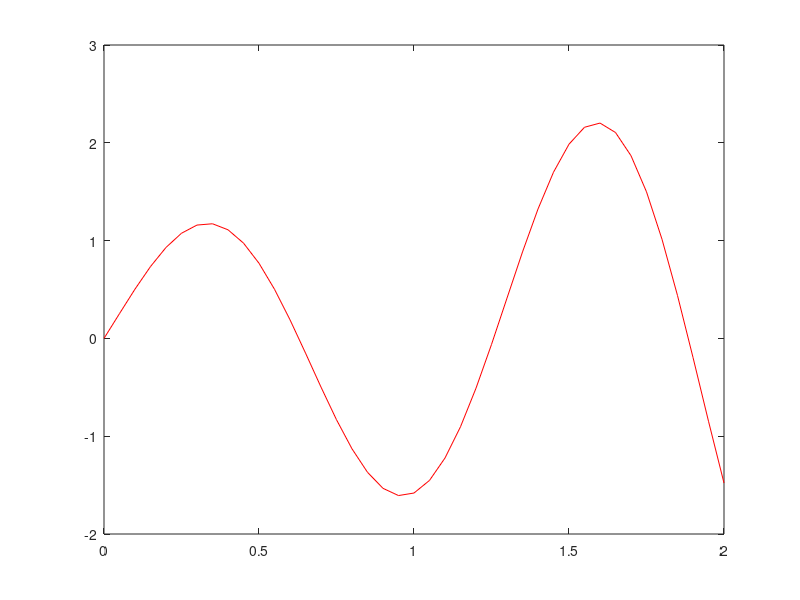

Recreate this plot in MATLAB.
% Solving IVP
% F.B.Rizaner & A.Rizaner

clear;
strt=tic;

% Define the functions
% Equation:

% Estimation function
fe=@(a1,a2) a2-(1/2)*exp(a1/2)*sin(5*a1)+5*exp(a1/2)*cos(5*a1);

% Solution
fr=@(a1) exp(a1./2).*sin(5*a1); 

rng=[0, 2];      % Range, [min, max]
vi=0;            % Initial value
sig=0.8;         % variance


% Network Paramaters

ni=1;                % # of input neurons
nh=7;               % # of hidden neurons
no=1;                % # of output neurons
ns=21;               % # of samples
ms=0.2;              % learning rate start
me=0.005;            % lerning rate end
maxep=20000;        % Maximum Epoch
  

% Desired error tolerance
er=1e-4;

% Weights of the first layer - centers of the RBF's
w1=2*(-rng(2):((2*rng(2))/(nh-1)):rng(2));

% Check if leng of w1 matches with number of hidden units
if nh~=length(w1),
    disp(['Number of units in the hidden layer (', num2str(nh), ...
         ') must be equal to the number of weights (', num2str(length(w1)), ...
         ') in the first layer.']);
     return;
end;

% Initial weights for the output layer between -1 & 1
w2=2*rand(1,nh)-1;

% ep_er is for testing if any error has accured in any epoch
ep_er=1; 

% Epoch number
n=0;

m_inx=(ms-me)/maxep;


while  (ep_er>0 & n<maxep),
    
     m=ms-m_inx;
    
     n=n+1;
     ep_er=0;
     erav=0;    % Average error
     
    % Generate ns random values inside range
    x = rng(1) + (rng(2)-rng(1))*rand(1,ns);
    
    % Weigth Update With Delta Rule
    
    for j=1:ns,
             
    % Calculate the outputs of the RB Functions
    q=exp((-(x(j)-w1).^2)/(sig.^2));   
    
    % Calculate the RBF output
    y=w2*q';
    
    % Calculate the error
    
    wxx=vi+x(j)*y;
    del1=y-(2/sig^2)*(x(j)-rng(1))*(x(j)-w1)*(w2.*q)'-fe(x(j),wxx);
    
    
    % New Weights 
    w2=w2-m*del1*q;
    
    delx=sum(del1);
    
    
    % Check if error is less than the tolerance
          if abs(delx)>er,
            ep_er=ep_er+1;
            erav=erav+abs(delx);
          end;
  
    end;
    
    % At the end of each epoch check if all errors are
    % less than the error tolarance
    if ep_er==0,
        disp(['Function is approximated in ', num2str(n), ' epochs.']);
        disp(['The average error is the last epoch is ', num2str(erav/ns), '.']);
    elseif n==maxep,
         disp(['At the end of ', num2str(n), ' epochs.']);
         disp(['The average error in the last epoch is ', num2str(erav/ns), '.']);
    end;
        
end;


% Plot the exact and approximated function together

t=rng(1):1/20:rng(2);              % time period
ge=fr(t);                   % exact fucntion

% Approximation of RBF network

for j=1:length(t),
    q=exp((-(t(j)-w1).^2)/(sig^2));
    ga(j)=w2*q';
    gas(j)=vi+(t(j)-rng(1))*ga(j);
end;
    

% Plot functions

plot(t,ge,'r', t, gas,'b--');

% Calculate the estimation error

erplt=sum(abs(ge-gas))/length(t);
disp(['Average error between the original function and it''s approximation is : ', num2str(erplt)]);
disp(' ');
disp('Example 1');
disp(['#Hidden Unit : ', num2str(nh)]);

AE=abs(ge-gas);
APE=abs(AE./gas);
SE=(ge-gas).^2;

MAE=mean(AE);
MAPE=mean(APE);
MSE=mean(SE);

disp([' MAE  = ', num2str(MAE)]);
disp([' MAPE = ', num2str(MAPE)]);
disp([' MSE  = ', num2str(MSE)]);

disp(' ');

ResulT=[t' ge' gas' AE' APE' SE'];
disp(ResulT);

entr=toc(strt);

disp(['Total time taken is : ' num2str(entr/60), ' minutes.']);

